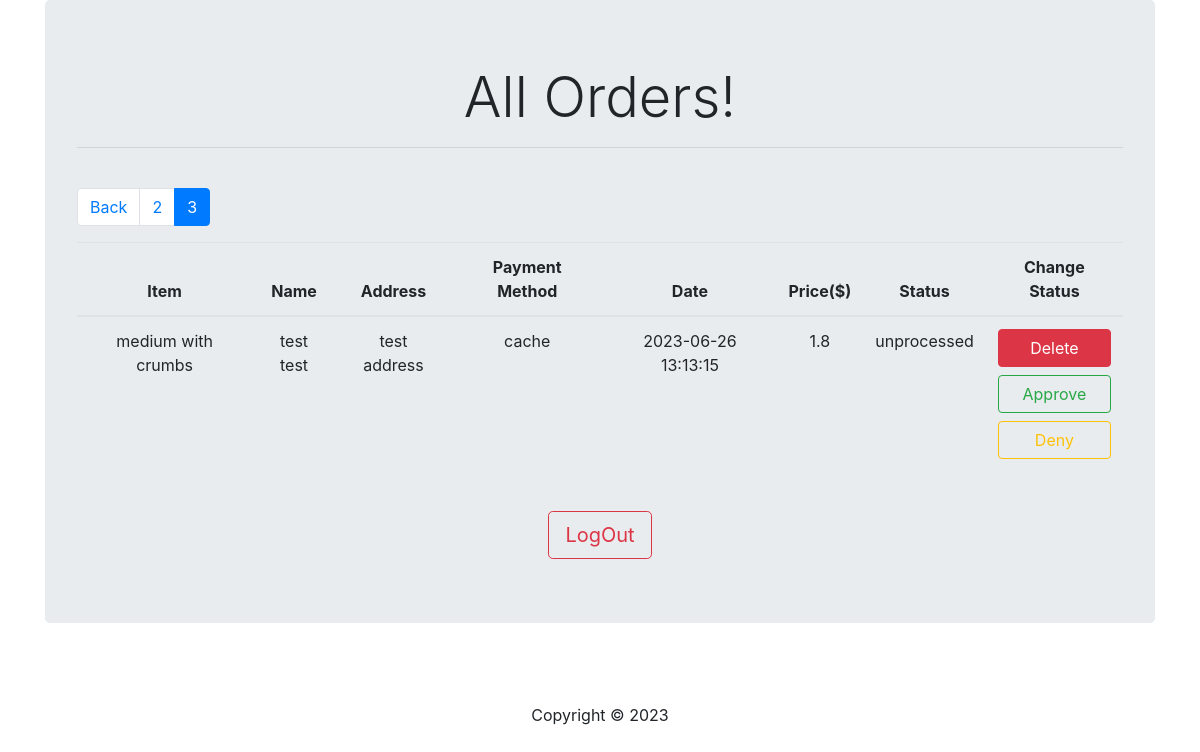
The app's page /orders_list.php?page=3 (signed in) with its own data.
### tables this page shows
CREATE TABLE IF NOT EXISTS `orders` (
  `id` int NOT NULL AUTO_INCREMENT,
  `idB` int NOT NULL,
  `item` varchar(100) NOT NULL,
  `address` varchar(45) NOT NULL,
  `payment_method` varchar(45) NOT NULL,
  `price` float NOT NULL,
  `status` varchar(45) NOT NULL DEFAULT 'unprocessed',
  `date` timestamp NOT NULL DEFAULT CURRENT_TIMESTAMP,
  `stripe_session_id` varchar(200) DEFAULT NULL,
  PRIMARY KEY (`id`),
  KEY `buyer` (`idB`)
);

### includes/database.php (called while the page is built, shortened)
<?php
class Database{
    public function __construct($host = DB_HOST, $user = DB_USER, $password = DB_PASS, $base = DB_NAME){
        try{
            $this->conn = new PDO("mysql:host=$host;dbname=$base",$user,$password);
        }catch (PDOException $ex){
            echo "Connection failed: " . $ex->getMessage();
        }
    }
}
?>

### includes/Order.php (the view, shortened to what this page needs)
<?php
class Order {
    public $database;
    public function __construct($data_base){
        $this->database = $data_base;
    }
    public function get_all_orders(){
        $sql_query = "SELECT orders.id,orders.item,orders.address,orders.payment_method,orders.price,orders.status,orders.date,CONCAT(users.firstname,' ',users.lastname) AS name FROM orders INNER JOIN users ON orders.idb=users.idb ORDER BY date DESC ;";
        $stmt = $this->database->conn->prepare($sql_query);
        $stmt->execute();
        $row = $stmt->fetchAll();
        return $row;
    }
    public function get_all_with_pagination()
    {
        $total_entries = count($this->get_all_orders());
        $perPage = 2;
        if (isset($_GET['page'])) {
            $page = preg_replace('/[^0-9]/', '', $_GET['page']);
        } else {
            $page = 1;
        }
        if($total_entries!==0) {
            $lastPage = ceil($total_entries / $perPage);
            $middleNumbers = '';
            $sub1 = $page - 1;
            $add1 = $page + 1;
            if ($page == 1 && $lastPage > 1) {
                $middleNumbers .= '<li class="page-item active"><a class="page-link">' . $page . '</a></li>';
                $middleNumbers .= '<li class="page-item"><a class="page-link" href="' . $_SERVER['PHP_SELF'] . '?page=' . $add1 . '">' . $add1 . '</a></li>';
            } elseif ($page == $lastPage && $lastPage > 1) {
                $middleNumbers .= '<li class="page-item"><a class="page-link" href="' . $_SERVER['PHP_SELF'] . '?page=' . $sub1 . '">' . $sub1 . '</a></li>';
                $middleNumbers .= '<li class="page-item active"><a class="page-link">' . $page . '</a></li>';
            }
            $outputPagination = '';
                if ($page != 1) {
                    $prev = $page - 1;
                    $outputPagination .= '<li class="page-item"><a class="page-link" href="' . $_SERVER['PHP_SELF'] . '?page=' . $prev . '">Back</a></li>';
                }
                $outputPagination .= $middleNumbers;
            echo "<div class='text-center' style='clear: both'><ul class='pagination'>{$outputPagination}</ul></div>";
            $limit = 'LIMIT ' . ($page - 1) * $perPage . ',' . $perPage;
            try {
                $sql_query = "SELECT orders.id, orders.item,orders.address,orders.payment_method,orders.price,orders.status,orders.date,CONCAT(users.firstname,' ',users.lastname) AS name FROM orders INNER JOIN users ON orders.idb=users.idb ORDER BY date DESC {$limit}";
                $stmt = $this->database->conn->prepare($sql_query);
                $stmt->execute();
                if ($total_entries !== 0) {
                    while ($row = $stmt->fetch()) {
                        $table = <<<DELIMITER
                    <tr>
                        <td>{$row->item}</td>
                        <td>{$row->name}</td>
                        <td>{$row->address}</td>
                        <td>{$row->payment_method}</td>
                        <td>{$row->date}</td>
                        <td>{$row->price}</td>
                        <td>{$row->status}</td>
                        <td><a href="orders_list.php?delete_id={$row->id}"  class="btn btn-danger btn-block" name="register" onClick="return confirm('Are you sure you want to delete?')">Delete</a> <a href="orders_list.php?approve_id={$row->id}"  class="btn btn-outline-success btn-block" name="register" onClick="return confirm('Are you sure you want to approve?')">Approve</a> <a href="orders_list.php?deny_id={$row->id}"  class="btn btn-outline-warning btn-block" name="register" onClick="return confirm('Are you sure you want to deny?')">Deny</a></td>
                    </tr>
                    DELIMITER;
                        echo $table;
                    }
                }
            } catch (PDOException $e) {
                echo "Error: " . $e->getMessage();
            }
            }
    }
}
?>

### records on screen
orders: item "medium with crumbs", name "test test", address "test address", payment_method "cache", date "2023-06-26 13:13:15", price "1.8", status "unprocessed"

### other values on screen
$sub1 "2"
$page "3"
